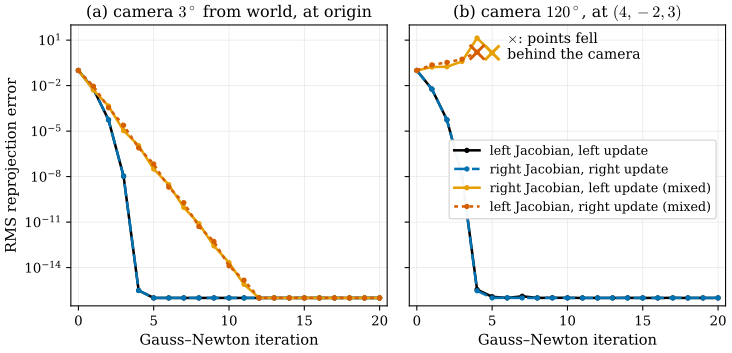

Python code for this plot:
"""Figure 28.2.2: Gauss-Newton for camera pose (PnP) with consistent and with mixed perturbations (Section 28.2).

40 known world points, observed without noise in normalized image coordinates by a camera T_cw. Unknown: T_cw.
Start: the true pose multiplied on the left by Exp((0.15, -0.1, 0.2, 10 deg about a fixed axis)). Each GN step solves
J d = -r in the least-squares sense and updates T. Four variants:
  black  : Jacobian for the left perturbation  Exp(d) T, update Exp(d) T       (consistent)
  blue   : Jacobian for the right perturbation T Exp(d), update T Exp(d)       (consistent)
  orange : Jacobian for the right perturbation, update Exp(d) T                (mixed)
  red    : Jacobian for the left perturbation,  update T Exp(d)                (mixed)
(a) the true camera is rotated by 3 degrees from the world frame and sits at the world origin (Ad_T close to I);
(b) the true camera is rotated by 120 degrees and sits at (4, -2, 3).
Vertical axis: RMS reprojection error (normalized coordinates, log scale); errors below 1e-16 are drawn at 1e-16.
A cross marks the last iterate before some point fell behind the camera (z <= 0), after which the run stops.
Self-check: the consistent variants reach 1e-15 within 5 iterations in both cases; in (a) the mixed variants still
converge (linearly); in (b) both mixed variants put points behind the camera.

Run from the project root:
``PYTHONPATH=tools python3 chapters/28-lie-groups-poses/figures/fig-28-2-2-mixed-perturbation.py``
"""

import os
import pathlib
import sys

os.environ.setdefault("OMP_NUM_THREADS", "4")
os.environ.setdefault("OPENBLAS_NUM_THREADS", "4")
sys.path.insert(0, str(pathlib.Path(__file__).resolve().parents[1] / "lib"))
import dglie as L  # noqa: E402

import dgfig  # noqa: E402

dgfig.setup()

import matplotlib.pyplot as plt  # noqa: E402
import numpy as np  # noqa: E402

C = dgfig.COLORS
ITERS = 20
FLOOR = 1e-16


def make_problem(angle, center, seed=0):
    r = np.random.default_rng(seed)
    Xc = np.c_[r.uniform(-2, 2, 40), r.uniform(-1.5, 1.5, 40), r.uniform(4, 8, 40)]
    ax = np.array([0.3, 1.0, 0.2])
    ax /= np.linalg.norm(ax)
    Rwc = L.expSO3(angle * ax)
    Xw = (Rwc @ Xc.T).T + center
    return Xw, Xc[:, :2] / Xc[:, 2:], L.inv_T(L.make_T(Rwc, center))


def residual(T, Xw, u):
    xc = (T[:3, :3] @ Xw.T).T + T[:3, 3]
    return (xc[:, :2] / xc[:, 2:] - u).ravel(), xc


def jacobian(T, Xw, xc, mode):
    rows = []
    for X, x in zip(Xw, xc):
        z = x[2]
        Dphi = np.array([[1 / z, 0, -x[0] / z ** 2], [0, 1 / z, -x[1] / z ** 2]])
        if mode == "L":
            rows.append(Dphi @ np.hstack([np.eye(3), -L.hat3(x)]))
        else:
            rows.append(Dphi @ T[:3, :3] @ np.hstack([np.eye(3), -L.hat3(X)]))
    return np.vstack(rows)


def run(Xw, u, T0, jmode, umode):
    T = T0.copy()
    hist = []
    for _ in range(ITERS + 1):
        r, xc = residual(T, Xw, u)
        if np.any(xc[:, 2] <= 0):
            return np.array(hist), True
        hist.append(np.sqrt(np.mean(r ** 2)))
        d = -np.linalg.lstsq(jacobian(T, Xw, xc, jmode), r, rcond=None)[0]
        T = L.expSE3(d) @ T if umode == "L" else T @ L.expSE3(d)
    return np.array(hist), False


cases = [(np.radians(3), np.zeros(3), r"(a) camera $3^\circ$ from world, at origin"),
         (np.radians(120), np.array([4.0, -2.0, 3.0]), r"(b) camera $120^\circ$, at $(4, -2, 3)$")]
variants = [("L", "L", C["main"], "-", "left Jacobian, left update"),
            ("R", "R", C["tangent"], (0, (5, 2)), "right Jacobian, right update"),
            ("R", "L", C["accent"], "-", "right Jacobian, left update (mixed)"),
            ("L", "R", C["normal"], (0, (1.5, 1.5)), "left Jacobian, right update (mixed)")]
dT = L.expSE3(np.r_[0.15, -0.1, 0.2, np.radians(10) * np.array([0.6, -0.5, 0.62])])

fig, axs = plt.subplots(1, 2, figsize=(8.8, 3.8), sharey=True, gridspec_kw=dict(wspace=0.07))
results = {}
for ax, (ang, cen, ttl) in zip(axs, cases):
    Xw, u, Tcw = make_problem(ang, cen)
    T0 = dT @ Tcw
    for jm, um, col, ls, lab in variants:
        h, behind = run(Xw, u, T0, jm, um)
        results[(ttl[:3], jm, um)] = (h, behind)
        k = np.arange(len(h))
        ax.semilogy(k, np.maximum(h, FLOOR), color=col, ls=ls, lw=1.9, label=lab, marker="o", ms=3)
        if behind:
            ax.plot(k[-1], h[-1], "x", color=col, ms=11, mew=2.2)
    ax.set_xlabel("Gauss–Newton iteration")
    ax.set_title(ttl, fontsize=12)
    ax.set_xlim(-0.5, ITERS + 0.5)
    ax.set_ylim(3e-17, 1e2)
    ax.grid(True, which="major", color="#E5E5E5", lw=0.5)
axs[0].set_ylabel("RMS reprojection error")
axs[1].text(6.0, 0.6, r"$\times$: points fell" + "\n" + "behind the camera", fontsize=10.5)
axs[1].legend(loc="center right", bbox_to_anchor=(0.99, 0.45), fontsize=9.5, frameon=True, framealpha=0.95)

# self-checks
for key in ["(a)", "(b)"]:
    for jm, um in [("L", "L"), ("R", "R")]:
        h, behind = results[(key, jm, um)]
        assert not behind and h[5] < 1e-15, (key, jm, um, h[:6])
for jm, um in [("R", "L"), ("L", "R")]:
    h, behind = results[("(a)", jm, um)]
    assert not behind and h[-1] < 1e-14 and h[3] > 1e-8
    h, behind = results[("(b)", jm, um)]
    assert behind

dgfig.save(fig, __file__)
